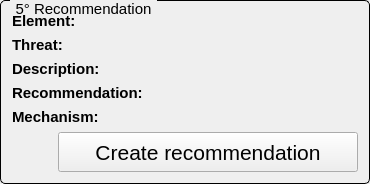
                      <widget class="QGroupBox" name="groupBox_26">
                       <property name="styleSheet">
                        <string notr="true">QGroupBox {
    border: 1px solid black;
    border-radius: 5px;
    margin-top: 0.5em;
    font-size: 15px;
}

QGroupBox::title {
    subcontrol-origin: margin;
    left: 10px;
    padding: 0 3px 0 3px;
}</string>
                       </property>
                       <property name="title">
                        <string>5° Recommendation</string>
                       </property>
                       <layout class="QGridLayout" name="gridLayout_40">
                        <item row="0" column="0">
                         <layout class="QHBoxLayout" name="horizontalLayout_76">
                          <item>
                           <layout class="QHBoxLayout" name="horizontalLayout_75">
                            <item>
                             <widget class="QLabel" name="label_71">
                              <property name="minimumSize">
                               <size>
                                <width>140</width>
                                <height>0</height>
                               </size>
                              </property>
                              <property name="maximumSize">
                               <size>
                                <width>140</width>
                                <height>16777215</height>
                               </size>
                              </property>
                              <property name="font">
                               <font>
                                <pointsize>11</pointsize>
                                <weight>75</weight>
                                <bold>true</bold>
                               </font>
                              </property>
                              <property name="text">
                               <string>Element:</string>
                              </property>
                             </widget>
                            </item>
                            <item>
                             <widget class="QLabel" name="label_stride_element">
                              <property name="minimumSize">
                               <size>
                                <width>200</width>
                                <height>0</height>
                               </size>
                              </property>
                              <property name="maximumSize">
                               <size>
                                <width>16777215</width>
                                <height>16777215</height>
                               </size>
                              </property>
                              <property name="font">
                               <font>
                                <pointsize>11</pointsize>
                               </font>
                              </property>
                              <property name="text">
                               <string/>
                              </property>
                              <property name="wordWrap">
                               <bool>true</bool>
                              </property>
                             </widget>
                            </item>
                           </layout>
                          </item>
                         </layout>
                        </item>
                        <item row="1" column="0">
                         <layout class="QHBoxLayout" name="horizontalLayout_88">
                          <item>
                           <widget class="QLabel" name="label_74">
                            <property name="minimumSize">
                             <size>
                              <width>140</width>
                              <height>0</height>
                             </size>
                            </property>
                            <property name="maximumSize">
                             <size>
                              <width>140</width>
                              <height>16777215</height>
                             </size>
                            </property>
                            <property name="font">
                             <font>
                              <pointsize>11</pointsize>
                              <weight>75</weight>
                              <bold>true</bold>
                             </font>
                            </property>
                            <property name="text">
                             <string>Threat:</string>
                            </property>
                           </widget>
                          </item>
                          <item>
                           <widget class="QLabel" name="label_stride_threat">
                            <property name="minimumSize">
                             <size>
                              <width>0</width>
                              <height>0</height>
                             </size>
                            </property>
                            <property name="maximumSize">
                             <size>
                              <width>16777215</width>
                              <height>16777215</height>
                             </size>
                            </property>
                            <property name="font">
                             <font>
                              <pointsize>11</pointsize>
                             </font>
                            </property>
                            <property name="text">
                             <string/>
                            </property>
                            <property name="wordWrap">
                             <bool>true</bool>
                            </property>
                           </widget>
                          </item>
                         </layout>
                        </item>
                        <item row="2" column="0">
                         <layout class="QHBoxLayout" name="horizontalLayout_89">
                          <item>
                           <widget class="QLabel" name="label_81">
                            <property name="minimumSize">
                             <size>
                              <width>140</width>
                              <height>0</height>
                             </size>
                            </property>
                            <property name="maximumSize">
                             <size>
                              <width>140</width>
                              <height>16777215</height>
                             </size>
                            </property>
                            <property name="font">
                             <font>
                              <pointsize>11</pointsize>
                              <weight>75</weight>
                              <bold>true</bold>
                             </font>
                            </property>
                            <property name="text">
                             <string>Description:</string>
                            </property>
                           </widget>
                          </item>
                          <item>
                           <widget class="QLabel" name="label_stride_description">
                            <property name="minimumSize">
                             <size>
                              <width>0</width>
                              <height>0</height>
                             </size>
                            </property>
                            <property name="maximumSize">
                             <size>
                              <width>16777215</width>
                              <height>16777215</height>
                             </size>
                            </property>
                            <property name="font">
                             <font>
                              <pointsize>11</pointsize>
                             </font>
                            </property>
                            <property name="text">
                             <string/>
                            </property>
                            <property name="wordWrap">
                             <bool>true</bool>
                            </property>
                           </widget>
                          </item>
                         </layout>
                        </item>
                        <item row="3" column="0">
                         <layout class="QHBoxLayout" name="horizontalLayout_90">
                          <item>
                           <widget class="QLabel" name="label_82">
                            <property name="minimumSize">
                             <size>
                              <width>140</width>
                              <height>0</height>
                             </size>
                            </property>
                            <property name="maximumSize">
                             <size>
                              <width>140</width>
                              <height>16777215</height>
                             </size>
                            </property>
                            <property name="font">
                             <font>
                              <pointsize>11</pointsize>
                              <weight>75</weight>
                              <bold>true</bold>
                             </font>
                            </property>
                            <property name="text">
                             <string>Recommendation:</string>
                            </property>
                           </widget>
                          </item>
                          <item>
                           <widget class="QLabel" name="label_stride_justification">
                            <property name="minimumSize">
                             <size>
                              <width>0</width>
                              <height>0</height>
                             </size>
                            </property>
                            <property name="maximumSize">
                             <size>
                              <width>16777215</width>
                              <height>16777215</height>
                             </size>
                            </property>
                            <property name="font">
                             <font>
                              <pointsize>11</pointsize>
                             </font>
                            </property>
                            <property name="text">
                             <string/>
                            </property>
                            <property name="wordWrap">
                             <bool>true</bool>
                            </property>
                           </widget>
                          </item>
                         </layout>
                        </item>
                        <item row="4" column="0">
                         <layout class="QHBoxLayout" name="horizontalLayout_108">
                          <item>
                           <widget class="QLabel" name="label_88">
                            <property name="minimumSize">
                             <size>
                              <width>140</width>
                              <height>0</height>
                             </size>
                            </property>
                            <property name="maximumSize">
                             <size>
                              <width>140</width>
                              <height>16777215</height>
                             </size>
                            </property>
                            <property name="font">
                             <font>
                              <pointsize>11</pointsize>
                              <weight>75</weight>
                              <bold>true</bold>
                             </font>
                            </property>
                            <property name="text">
                             <string>Mechanism:</string>
                            </property>
                           </widget>
                          </item>
                          <item>
                           <widget class="QLabel" name="label_stride_mechanism">
                            <property name="minimumSize">
                             <size>
                              <width>0</width>
                              <height>0</height>
                             </size>
                            </property>
                            <property name="maximumSize">
                             <size>
                              <width>16777215</width>
                              <height>16777215</height>
                             </size>
                            </property>
                            <property name="font">
                             <font>
                              <pointsize>11</pointsize>
                             </font>
                            </property>
                            <property name="text">
                             <string/>
                            </property>
                            <property name="wordWrap">
                             <bool>true</bool>
                            </property>
                           </widget>
                          </item>
                         </layout>
                        </item>
                        <item row="5" column="0">
                         <layout class="QHBoxLayout" name="horizontalLayout_127">
                          <item>
                           <spacer name="horizontalSpacer_53">
                            <property name="orientation">
                             <enum>Qt::Horizontal</enum>
                            </property>
                            <property name="sizeHint" stdset="0">
                             <size>
                              <width>40</width>
                              <height>20</height>
                             </size>
                            </property>
                           </spacer>
                          </item>
                          <item>
                           <widget class="QPushButton" name="button_stride_add">
                            <property name="minimumSize">
                             <size>
                              <width>300</width>
                              <height>40</height>
                             </size>
                            </property>
                            <property name="maximumSize">
                             <size>
                              <width>300</width>
                              <height>16777215</height>
                             </size>
                            </property>
                            <property name="font">
                             <font>
                              <pointsize>16</pointsize>
                              <underline>false</underline>
                              <kerning>true</kerning>
                             </font>
                            </property>
                            <property name="text">
                             <string>Create recommendation</string>
                            </property>
                           </widget>
                          </item>
                         </layout>
                        </item>
                       </layout>
                      </widget>
